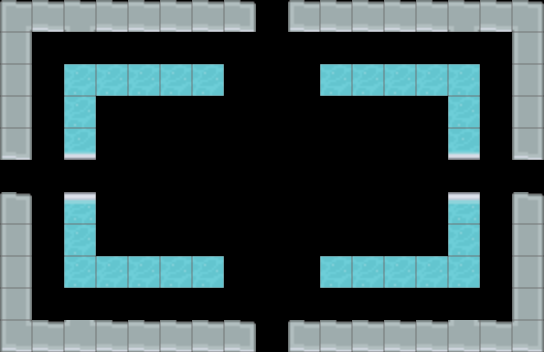

A 2D game scene composited from a Tiled map and its tileset images. What follows is a short description and the map's XML, with every tile layer's data as written:
An orthogonal 17x11 tile map with 32x32 px tiles, 2 tile layers (EntityLayer, DestructibleLayer), 1 hidden layer not drawn and 6 objects (Chaser4, Chaser3, Chaser2, Chaser1, Blinker2, ...).

<map version="1.0" tiledversion="1.1.1" orientation="orthogonal" renderorder="right-down" width="17" height="11" tilewidth="32" tileheight="32" infinite="0" nextobjectid="33">
 <properties>
  <property name="doorEast" type="bool" value="true" />
  <property name="doorNorth" type="bool" value="true" />
  <property name="doorSouth" type="bool" value="true" />
  <property name="doorWest" type="bool" value="true" />
  <property name="level" type="int" value="1" />
  <property name="type" type="int" value="2" />
 </properties>
 <tileset firstgid="1" source="testTileSet.tsx" />
 <layer name="TileLayer" width="17" height="11" visible="0">
  <data encoding="csv">
13,11,49,11,11,11,11,12,0,10,11,11,11,11,49,11,14,
45,0,0,0,0,0,0,0,0,0,0,0,0,0,0,0,45,
45,0,0,0,0,0,0,0,0,0,0,0,0,0,0,0,45,
45,0,0,0,0,0,0,0,0,0,0,0,0,0,0,0,45,
42,0,0,0,0,0,0,0,0,0,0,0,0,0,0,0,42,
0,0,0,0,0,0,0,0,0,0,0,0,0,0,0,0,0,
9,0,0,0,0,0,0,0,0,0,0,0,0,0,0,0,9,
45,0,0,0,0,0,0,0,0,0,0,0,0,0,0,0,45,
45,0,0,0,0,0,0,0,0,0,0,0,0,0,0,0,45,
45,0,0,0,0,0,0,0,0,0,0,0,0,0,0,0,45,
46,11,16,11,11,11,11,12,0,10,11,11,11,11,16,11,47
</data>
 </layer>
 <layer name="EntityLayer" width="17" height="11">
  <data encoding="csv">
0,0,0,0,0,0,0,0,0,0,0,0,0,0,0,0,0,
0,0,0,0,0,0,0,0,0,0,0,0,0,0,0,0,0,
0,0,0,0,0,0,0,0,0,0,0,0,0,0,0,0,0,
0,0,0,0,0,0,0,0,0,0,0,0,0,0,0,0,0,
0,0,0,0,0,0,0,0,0,0,0,0,0,0,0,0,0,
0,0,0,0,0,0,0,0,0,0,0,0,0,0,0,0,0,
0,0,0,0,0,0,0,0,0,0,0,0,0,0,0,0,0,
0,0,0,0,0,0,0,0,0,0,0,0,0,0,0,0,0,
0,0,0,0,0,0,0,0,0,0,0,0,0,0,0,0,0,
0,0,0,0,0,0,0,0,0,0,0,0,0,0,0,0,0,
0,0,0,0,0,0,0,0,0,0,0,0,0,0,0,0,0
</data>
 </layer>
 <layer name="DestructibleLayer" width="17" height="11">
  <properties>
   <property name="inner" type="bool" value="true" />
  </properties>
  <data encoding="csv">
13,11,49,11,11,11,11,12,0,10,11,11,11,11,49,11,14,
45,0,0,0,0,0,0,0,0,0,0,0,0,0,0,0,45,
45,0,365,365,365,365,365,0,0,0,365,365,365,365,365,0,45,
45,0,365,0,0,0,0,0,0,0,0,0,0,0,365,0,45,
42,0,398,0,0,0,0,0,0,0,0,0,0,0,398,0,42,
0,0,0,0,0,0,0,0,0,0,0,0,0,0,0,0,0,
9,0,332,0,0,0,0,0,0,0,0,0,0,0,332,0,9,
45,0,365,0,0,0,0,0,0,0,0,0,0,0,365,0,45,
45,0,365,365,365,365,365,0,0,0,365,365,365,365,365,0,45,
45,0,0,0,0,0,0,0,0,0,0,0,0,0,0,0,45,
46,11,16,11,11,11,11,12,0,10,11,11,11,11,16,11,47
</data>
 </layer>
 <objectgroup name="EnemyLayer">
  <object id="27" name="Chaser4" x="39" y="42.8333" width="22" height="16.3333">
   <properties>
    <property name="enemyID" type="int" value="0" />
    <property name="type" type="int" value="0" />
   </properties>
  </object>
  <object id="28" name="Chaser3" x="36.3333" y="297.833" width="22" height="16.3333">
   <properties>
    <property name="enemyID" type="int" value="0" />
    <property name="type" type="int" value="0" />
   </properties>
  </object>
  <object id="29" name="Chaser2" x="485" y="295.833" width="22" height="16.3333">
   <properties>
    <property name="enemyID" type="int" value="0" />
    <property name="type" type="int" value="0" />
   </properties>
  </object>
  <object id="30" name="Chaser1" x="485" y="41.8333" width="22" height="16.3333">
   <properties>
    <property name="enemyID" type="int" value="0" />
    <property name="type" type="int" value="0" />
   </properties>
  </object>
  <object id="31" name="Blinker2" x="133" y="204.833" width="22" height="16.3333">
   <properties>
    <property name="enemyID" type="int" value="1" />
    <property name="type" type="int" value="0" />
   </properties>
  </object>
  <object id="32" name="Blinker1" x="389" y="137.833" width="22" height="16.3333">
   <properties>
    <property name="enemyID" type="int" value="1" />
    <property name="type" type="int" value="0" />
   </properties>
  </object>
 </objectgroup>
</map>
